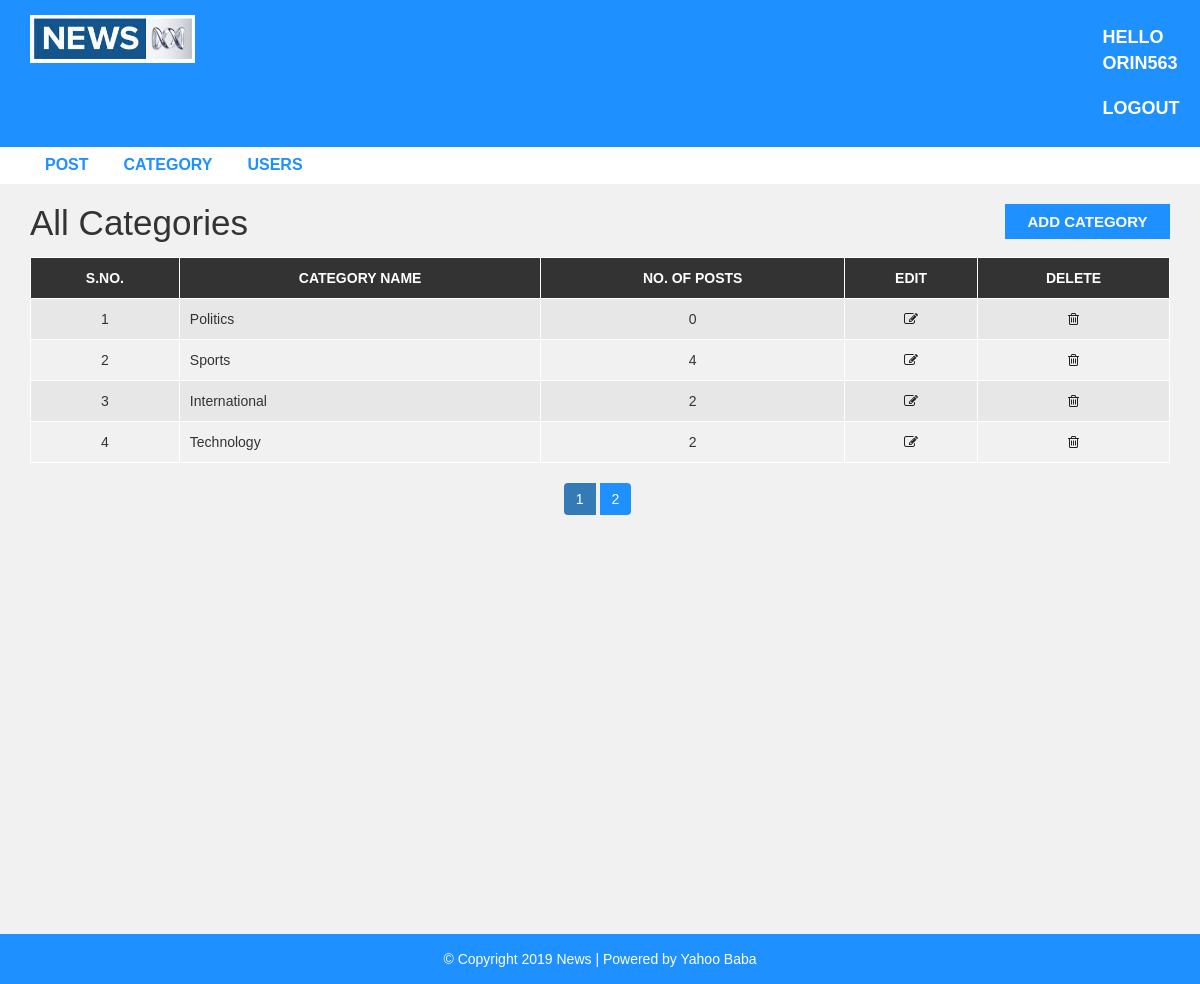
/admin/category.php (signed in), run on the app's committed database.
### tables this page shows
CREATE TABLE `category` (
  `cid` int(4) NOT NULL,
  `cname` varchar(20) NOT NULL,
  `cpost` int(5) NOT NULL
);

### admin/category.php (the view)
<?php include "header.php";
    $current_page  = isset($_GET['c_page'])?$_GET['c_page']:1;
    $def = 4;
    $offset = (($current_page-1)*$def);
?>
<div id="admin-content">
    <div class="container">
        <div class="row">
            <div class="col-md-10">
                <h1 class="admin-heading">All Categories</h1>
            </div>
            <div class="col-md-2">
                <a class="add-new" href="add-category.php">add category</a>
            </div>
            <div class="col-md-12">
                <table class="content-table">
                    <thead>
                        <th>S.No.</th>
                        <th>Category Name</th>
                        <th>No. of Posts</th>
                        <th>Edit</th>
                        <th>Delete</th>
                    </thead>
                    <tbody>
                        <?php
                            include "config.php";
                            $sql = "SELECT * FROM category LIMIT {$offset}, {$def}";
                            $result = mysqli_query($connection, $sql);
                            if(mysqli_num_rows($result) > 0){
                                while($row = mysqli_fetch_assoc($result)){
                        ?>
                            <tr>
                                <td class='id'><?php echo $row['cid'];?></td>
                                <td><?php echo $row['cname'];?></td>
                                <td><?php echo $row['cpost'];?></td>
                                <td class='edit'><a href='update-category.php'><i class='fa fa-edit'></i></a></td>
                                <td class='delete'><a href='delete-category.php'><i class='fa fa-trash-o'></i></a></td>
                            </tr>
                        <?php
                                }
                            }
                        ?>
                    </tbody>
                </table>
                <ul class='pagination admin-pagination'>
                    <?php
                        $sql = "SELECT * FROM category";
                        $result = mysqli_query($connection, $sql);
                        $total_page = mysqli_num_rows($result);
                        for($i = 1; $i<=ceil(($total_page/$def));$i++){
                            $active = ($current_page==$i)?"active":"";
                            echo "<li class='".$active."'><a href='".$_SERVER['PHP_SELF']."?c_page=".$i."'>".$i."</a></li>";
                        }
                    ?>
                </ul>
            </div>
        </div>
    </div>
</div>
<?php include "footer.php"; ?>

### css/style.css (style rules this page uses)
body { background: #f1f1f1; font-family: sans-serif,arial,Helvetica; }
a, a:hover, a:focus { text-decoration: none; outline: none; }
ul { margin:0; padding:0; list-style:none; }
#admin-content { padding: 20px 0; min-height: 750px; }
#admin-content .admin-heading { font-size: 35px; margin: 0 0 15px; }
#admin-content .add-new { color: #fff; background-color: #1E90FF; font-size: 15px; font-weight: 600; text-align: center; text-transform: uppercase; padding: 7px 10px; display: block; transition: all 0.3s; }
#admin-content .content-table { border: 1px solid #000; width: 100%; margin: 0 0 20px; }
#admin-content .content-table thead { color: #fff; background-color: #333; }
#admin-content .content-table th { padding: 10px; border: 1px solid #fff; font-weight: 600; text-align: center; text-transform: uppercase; }
#admin-content .content-table tbody { color: #333; }
#admin-content .content-table tbody tr { background-color: #e7e7e7; }
#admin-content .content-table tbody tr:nth-child(even) { background-color: transparent; }
#admin-content .content-table tbody td { padding: 10px; border: 1px solid #fff; text-align: center; }
#admin-content .content-table tbody td:nth-child(2) { text-align: left; }
#admin-content .admin-pagination { margin: 0; }
#admin-content .admin-pagination li a { display: block; }
.id, .edit, .delete { text-align:center; }
.pagination { display: block; text-align: center; margin: 0; }
.pagination li { display:inline-block; margin: 0 5px 0 0; }
.pagination li a { border: none; background: #1e90ff; color: #fff; }
i.fa { color:#222; }

### data on the page
category: cid "1", cname "Politics", cpost "0"
category: cid "2", cname "Sports", cpost "4"
category: cid "3", cname "International", cpost "2"
category: cid "4", cname "Technology", cpost "2"

### other printed values
$_SESSION['user_name'] "ORIN563"
